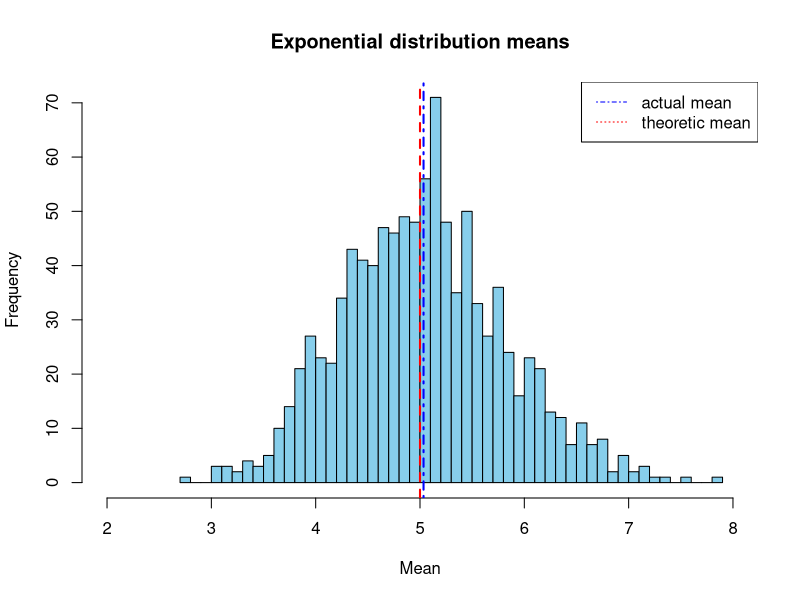

Source code (R):

lambda <- 0.2
n <- 40
sim <- 1000

# calculate mean of exponential simulations
set.seed(2020)
mean_sim <- replicate(sim, mean(rexp(n, lambda)), simplify = TRUE)
summary(mean_sim)

# Sample mean vs theoretical mean

## obtain actual mean from summary
summary(mean_sim)[4]

## plot histogram if distribution
hist(mean_sim, breaks = 40, xlim = c(2, 8),
     main = "Exponential distribution means", col = "skyblue", xlab = "Mean")
abline(v = mean(mean_sim), lwd = 2, col = "blue", lty = 4)
abline(v = 1 / lambda, lwd = 2, col = "red", lty = 2)
legend("topright", legend = c("actual mean", "theoretic mean"), 
       col = c("blue", "red"), lty = 4:2)

# Sample variance vs theoretical variance

x <- c(0.8, 0.47, 0.51, 0.73, 0.36, 0.58, 0.57, 0.85, 0.44, 0.42)
y <- c(1.39, 0.72, 1.55, 0.48, 1.19, -1.59, 1.23, -0.65, 1.49, 0.05)
lm(y ~ x - 1)

data("mtcars")
lm(mpg ~ wt, data = mtcars)

x <- c(8.58, 10.46, 9.01, 9.64, 8.86)
(x - mean(x))/sd(x)

x <- c(0.8, 0.47, 0.51, 0.73, 0.36, 0.58, 0.57, 0.85, 0.44, 0.42)
y <- c(1.39, 0.72, 1.55, 0.48, 1.19, -1.59, 1.23, -0.65, 1.49, 0.05)
lm(y ~ x)

x <- c(0.8, 0.47, 0.51, 0.73, 0.36, 0.58, 0.57, 0.85, 0.44, 0.42)
mean(x)

x <- c(0.61, 0.93, 0.83, 0.35, 0.54, 0.16, 0.91, 0.62, 0.62)
y <- c(0.67, 0.84, 0.6, 0.18, 0.85, 0.47, 1.1, 0.65, 0.36)

fit <- lm(y ~ x)
coef(summary(fit))
summary(fit)$sigma

x <- mtcars$wt
y <- mtcars$mpg
fit <- lm(y ~ x)
predict(fit, newdata = data.frame(x = mean(x)), interval = ("confidence"))
predict(fit, newdata = data.frame(x = 3), interval = ("prediction"))

fit2 <- lm(y ~ I(x/2))
predict(fit2, newdata = data.frame(x - mean(x)), interval = ("prediction"))
